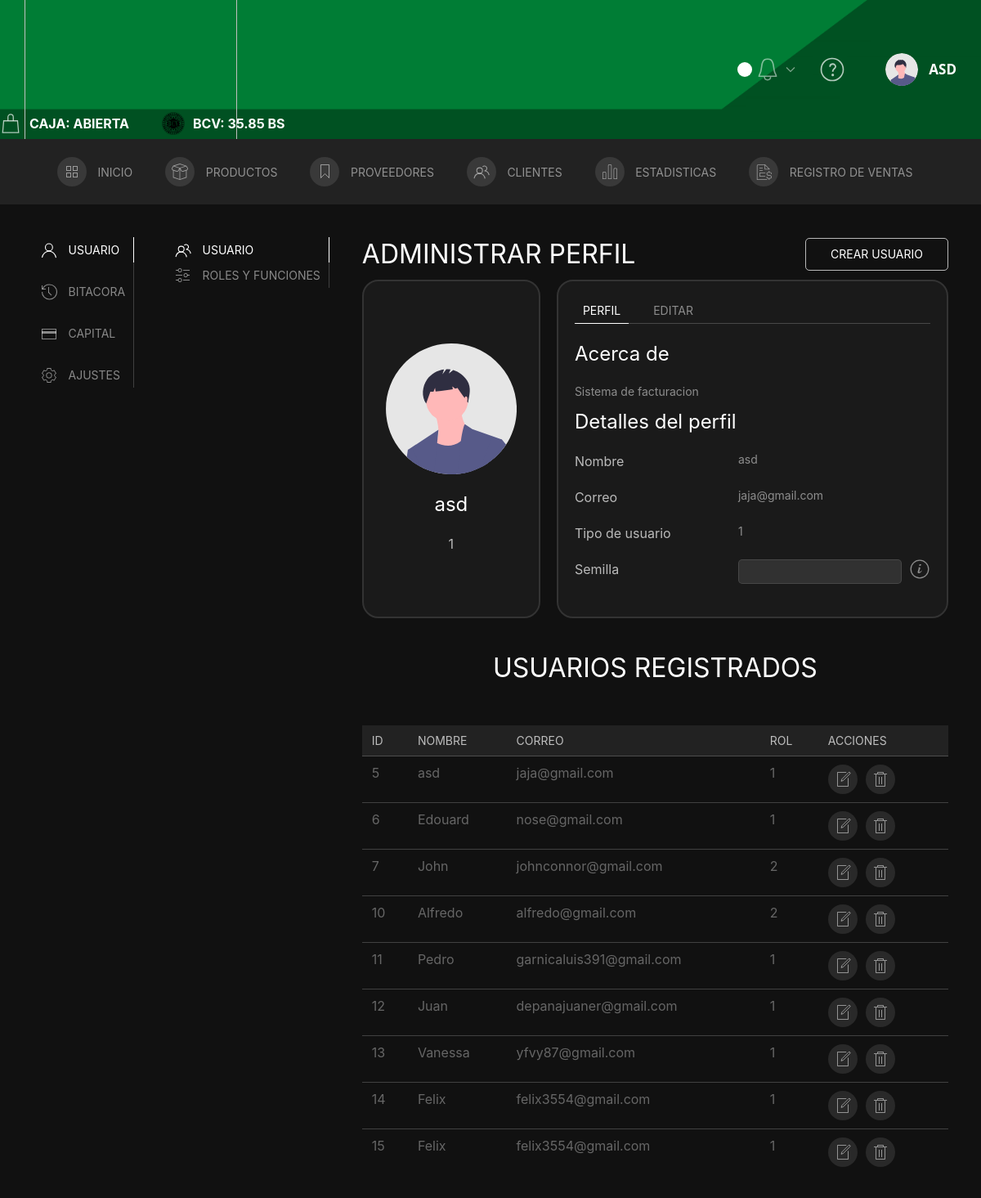
Page /Administrar_perfil (signed in) on the committed database.
### tables this page shows
CREATE TABLE `usuarios` (
  `id` int(11) NOT NULL,
  `nombre` varchar(50) NOT NULL,
  `correo` varchar(45) NOT NULL,
  `hash` text NOT NULL,
  `rol` int(11) NOT NULL DEFAULT 3,
  `active` tinyint(4) NOT NULL DEFAULT 1,
  `semilla` varchar(45) NOT NULL
);

### Controller/C_perfil.php (called while the page is built, shortened)
<?php
    require('../Model/Conexion.php');
    require("../Model/Usuarios.php");
    $result = new Usuario();
    $result = $result->search();
    $tu = new Usuario(id:$_SESSION['user_id']);
    $tu = $tu->search()[0];
    include('../View/perfil.php');
?>

### Model/Conexion.php (called while the page is built, shortened)
<?php
    class DB {
        function __construct() {
            $this->conn = new PDO("mysql:host=localhost;dbname=proyecto_4","root","12345");
        }
    }
?>

### Model/Usuarios.php (called while the page is built, shortened)
<?php
    class Usuario extends DB{
        private $id;
        function __construct($id=null, $nombre=null,$correo=null,$hash=null,$rol=null,$semilla=null){
            $this->id = $id;
            $this->correo = $correo;
        }
        function search($n=0,$limite=9){
            $query = "SELECT * FROM usuarios WHERE active=1";
			$lista = [];
            if ($this->id){
            	array_push($lista,'id');
            }
            if ($lista) {
            	foreach ($lista as $e){
            		$query .= ' AND '.$e.'=:'.$e;
            	}
            }
            $n = $n*$limite;
            $query = $query . " LIMIT :l OFFSET :n";
            $consulta = $this->conn->prepare($query);
            $consulta->bindParam(':l',$limite, PDO::PARAM_INT);
            $consulta->bindParam(':n',$n, PDO::PARAM_INT);
            if ($this->id != null){
                $consulta->bindParam(':id',$this->id, PDO::PARAM_INT);
            }
            $consulta->execute();
            return $consulta->fetchAll();
        }
}
?>

### View/complementos/tabla_usuario.php (the view, shortened to what this page needs)
<?php
echo '
<tr>
    <td>'.$row['id'].'</td>
    <td>'.$row['nombre'].'</td>
    <td>'.$row['correo'].'</td>
    <td>'.$row['rol'].'</td>
    <td class="uk-flex">
        <a href="#Update_user'.$row['id'].'" uk-toggle uk-tooltip="title:Editar; delay: 500" class="uk-icon-button uk-margin-small-right" type="button" style=" border: none; cursor: pointer;">
            <span uk-icon="icon: file-edit"></span>
        </a>
        <a href="#eliminar_user'.$row['id'].'" uk-toggle class="uk-icon-button uk-margin-small-right" uk-tooltip="title:Eliminar; delay: 500" type="button" style=" border: none; cursor: pointer;" type="button">
            <span uk-icon="icon: trash"></span>
        </a>
    </td>
</tr>
<div id="Update_user'.$row['id'].'" uk-modal>
                <input type=number value="'.$row['id'].'" name="ID" style="display:none">
                    <input class="uk-input" type="text" placeholder="Nombre" value="'.$row['nombre'].'" aria-label="100" name="nombre" pattern="^([A-Zñ+áéó]|[a-zñáéó]){3,}( ([A-Zñ+áéó]|[a-zñáéó]){3,})?$" required>
                    '.$row[''].'
                        <option value="'.$row['rol'].'" selected>Rol Actual</option>
                <input type="submit" id="modificar'.$row['id'].'" style="display:none">
            <label class="uk-button uk-button-secondary" for="modificar'.$row['id'].'" >Aceptar</label>
</div>
<div id="eliminar_user'.$row['id'].'" uk-modal>
                <input type=number value="'.$row['id'].'" name="ID" style="display:none">
                <input type="submit" id="eliminar'.$row['id'].'" style="display:none">
            <label class="uk-button uk-button-secondary" type="submit" for="eliminar'.$row['id'].'">Aceptar</label>
</div>
';
?>

### View/perfil.php (shortened to what this page needs)
<?php require("../View/complementos/header.php"); ?>
<main class="Bg-Main-home2 uk-padding uk-light">
    <div class="uk-child-width-1-1@s" uk-grid>
        <div>
            <div uk-grid>
                <div class="uk-width-auto@m">
                    <ul class="uk-tab-left" uk-tab="connect: #component-tab-left; animation: uk-animation-fade">
                        <li style="padding-bottom: 20px;">
                            <a id="aUser" href="#">
                                <span class="uk-margin-small-right" uk-icon="user"></span> USUARIO
                            </a>
                        </li>
                        <li style="padding-bottom: 20px;">
                            <a id="aBinnacle" href="#">
                                <span class="uk-margin-small-right" uk-icon="history"></span> BITACORA
                            </a>
                        </li>
                        <?php if ($_SESSION['rol_num'] <= 2) { ?>
                            <li style="padding-bottom: 20px;">
                                <a id="aCapital" href="#">
                                    <span class="uk-margin-small-right" uk-icon="credit-card"></span>CAPITAL
                                </a>
                            </li>
                            <li>
                                <a id="aSets" href="#">
                                    <span class="uk-margin-small-right" uk-icon="cog"></span>AJUSTES
                                </a>
                            </li>
                        <?php }; ?>
                    </ul>
                </div>
                <div class="uk-width-expand@m">
                    <div id="component-tab-left" class="uk-switcher">
                        <div>
                            <div class="uk-child-width-1-1@s" uk-grid>
                                <div>
                                    <div uk-grid>
                                        <div class="uk-width-auto@m">
                                            <ul class="uk-tab-left" uk-tab="connect: #component-tab-user; animation: uk-animation-fade">
                                                <li>
                                                    <a href="#">
                                                        <span class="uk-margin-small-right" uk-icon="users"></span>USUARIO
                                                    </a>
                                                </li>
                                                <li>
                                                    <a href="#">
                                                        <span class="uk-margin-small-right" uk-icon="settings"></span>ROLES Y FUNCIONES
                                                    </a>
                                                </li>
                                            </ul>
                                        </div>
                                        <div class="uk-width-expand@m">
                                            <div id="component-tab-user" class="uk-switcher">
                                                <li>
                                                    <?php if ($_SESSION['rol_num'] <= 2) { ?>
                                                        <div>
                                                            <div>
                                                                <div class="uk-flex uk-flex-middle uk-flex-between uk-flex-wrap uk-margin-small-bottom uk-light">
                                                                    <h2 class="uk-margin-remove">ADMINISTRAR PERFIL</h2>
                                                                    <div class="newUser uk-flex">
                                                                        <a id="btnRegisterUser" href="#register_user" uk-toggle class="uk-button uk-button-default uk-flex uk-flex-middle uk-border-rounded">
                                                                            <p class="uk-margin-remove">CREAR USUARIO</p>
                                                                        </a>
                                                                    </div>
                                                                </div>
                                                            </div>
                                                        </div>
                                                    <?php }; ?>
                                                    <section class="container-item_profile uk-flex">
                                                        <div class="item_profile-target">
                                                            <div class="uk-margin">
                                                                <img width="160px" src="static/images/undraw_profile.svg" alt="">
                                                            </div>
                                                            <div>
                                                                <h3 class="uk-text-center "><?php echo $_SESSION['user_name']; ?></h3>
                                                                <p class="uk-text-center uk-margin-remove-bottom"><?php echo $_SESSION['rol']; ?></p>
                                                            </div>
                                                        </div>
                                                        <div class="item_profile-target-2">
                                                            <ul class="switcherEdit" uk-tab uk-switcher>
                                                                <li><a href="#">Perfil</a></li>
                                                                <li><a href="#">Editar</a></li>
                                                            </ul>
                                                            <ul class="uk-switcher uk-margin">
                                                                <li>
                                                                    <h3>Acerca de</h3>
                                                                    <p class="uk-article-meta uk-margin-small">Sistema de facturacion</p>
                                                                    <div>
                                                                        <h3>Detalles del perfil</h3>
                                                                        <div class="uk-flex">
                                                                            <p class="item-profile">Nombre </p><span class="uk-article-meta"> <?php echo $tu['nombre']; ?></span>
                                                                        </div>
                                                                        <?php
                                                                        echo '
                                                    <div class="uk-flex">
                                                        <p class="item-profile">Correo</p><span class="uk-article-meta">' . $tu['correo'] . '</span>
                                                    </div>
                                                    <div class="uk-flex">
                                                        <p class="item-profile uk-margin-remove-bottom">Tipo de usuario</p>
                                                        <span class="uk-article-meta">' . $_SESSION['rol'] . '</span>
                                                    </div>';
                                                                        ?>
                                                                        <div id="seedGenerator" class="uk-flex uk-margin-top">
                                                                            <p class="item-profile">Semilla</p>
                                                                            <span class="uk-article-meta uk-flex">
                                                                                <input class="uk-input uk-form-small uk-form-width-medium uk-border-rounded input-seed" value="<?= $tu['semilla'] ?>" type="text">
                                                                                <span class="uk-margin-small-left" uk-icon="icon: info; ratio: 1.2"></span>
                                                                            </span>
                                                                        </div>
                                                                    </div>
                                                                </li>
                                                            </ul>
                                                        </div>
                                                    </section>
                                                    <?php if ($_SESSION['rol_num'] <= 2) { ?>
                                                        <section id="tableUsers">
                                                            <div class="uk-flex uk-flex-center uk-margin-medium-top">
                                                                <h2>USUARIOS REGISTRADOS</h2>
                                                            </div>
                                                            <div class="uk-overflow-auto uk-light uk-margin-small-top">
                                                                <table class="uk-table uk-table-small uk-table-divider uk-table-hover">
                                                                    <thead class="uk-background-secondary">
                                                                        <tr>
                                                                            <th>ID</th>
                                                                            <th>Nombre</th>
                                                                            <th>Correo</th>
                                                                            <th>Rol</th>
                                                                            <th>Acciones</th>
                                                                        </tr>
                                                                    </thead>
                                                                    <tbody>
                                                                        <?php
                                                                        for ($i = 0; $i < count($result); $i++) {
                                                                            $row = $result[$i];
                                                                            require('complementos/tabla_usuario.php');
                                                                        }
                                                                        ?>
                                                                    </tbody>
                                                                </table>
                                                            </div>
                                                        </section>
                                                    <?php }; ?>
                                                </li>
                                            </div>
                                        </div>
                                    </div>
                                </div>
                            </div>
                        </div>
                    </div>
                </div>
            </div>
        </div>
    </div>
</main>
</body>
</html>

### static/css/loader.css (style rules this page uses)
:root { --bg: hsl(var(--hue),10%,90%); --fg: hsl(var(--hue),10%,10%); --primary: hsl(104.09deg 60.23% 39.71%); --trans-dur: 0.3s; }

### static/css/Style.css (style rules this page uses)
.Bg-Main-home { background-color: #111; background-position: center; background-size: cover; background-repeat: no-repeat; padding-bottom: 20px; }
.item-profile { width: 200px; }
.item_profile-target { width: 20%; height: 370px; background-color: rgba(34, 34, 34, 0.571); padding: 20px; border-radius: 20px; display: flex; flex-direction: column; align-items: center; justify-content: center; border: 2px solid #333; }
.item_profile-target-2 { width: 75%; height: 370px; overflow-y: hidden; background-color: rgba(34, 34, 34, 0.571); padding: 20px; border-radius: 20px; border: 2px solid #333; }
.container-item_profile { gap: 20px; }
@media (min-width: 1024px) and (max-width: 1250px) { .item_profile-target { width: 30%; } }

### static/css/datatables.css (style rules this page uses)
:root { --dt-row-selected: 13, 110, 253; --dt-row-selected-text: 255, 255, 255; --dt-row-selected-link: 9, 10, 11; --dt-row-stripe: 0, 0, 0; --dt-row-hover: 0, 0, 0; --dt-column-ordering: 0, 0, 0; --dt-html-background: white; }

### rows in the picture
usuarios: nombre "asd", correo "jaja@gmail.com", id "5", rol "1"
usuarios: id "6", nombre "Edouard", correo "nose@gmail.com", rol "1"
usuarios: id "7", nombre "John", correo "johnconnor@gmail.com", rol "2"
usuarios: id "10", nombre "Alfredo", correo "alfredo@gmail.com", rol "2"
usuarios: id "11", nombre "Pedro", correo "garnicaluis391@gmail.com", rol "1"
usuarios: id "12", nombre "Juan", correo "depanajuaner@gmail.com", rol "1"
usuarios: id "13", nombre "Vanessa", correo "yfvy87@gmail.com", rol "1"
usuarios: id "14", nombre "Felix", correo "felix3554@gmail.com", rol "1"
usuarios: id "15", nombre "Felix", correo "felix3554@gmail.com", rol "1"

### other values in the picture
$_SESSION['user_name'] "ASD"
$_SESSION['user_name'] "asd"
$_SESSION['rol'] "1"
